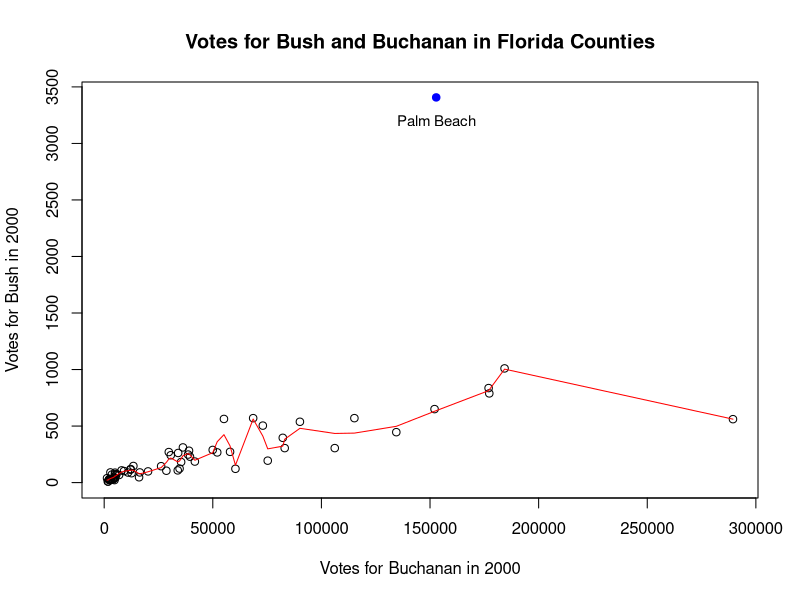

Write R code to recreate this figure. (Note: this script raises an error after producing the figure.)
setwd("/Users/Veeksha/Desktop/github")
election<-read.csv(file="Election.csv", header = TRUE)

dim(election)
head(election)
colnames(election)
summary(election)

# Scatterplot of votes for Buchanan vs Bush in all the counties in Florida
election2<-election[election$County!="Palm Beach",]
plot(election2$Bush2000, election2$Buchanan2000,
     xlab = "Votes for Buchanan in 2000",
     ylab = "Votes for Bush in 2000",
     main="Votes for Bush and Buchanan in Florida Counties",
     ylim = c(0,max(election$Buchanan2000[election$County=="Palm Beach"])))
#red spline
spline1<-smooth.spline(election2$Bush2000, election2$Buchanan2000)
points(spline1$x, spline1$y, type='l',col="red")
#palm beach point
points(election$Bush2000[election$County=="Palm Beach"], election$Buchanan2000[election$County=="Palm Beach"],pch=19, 
col="blue", text(x=153000, y=3200 , labels="Palm Beach", cex=.9))
   
colnames(election)


# Discussing race as a variable to investigate. 
whiteratio= election$white /election$Pop2000
#spline
predict(spline1, election$Bush2000[election$County=="Palm Beach"])
#tree
library(party)
tree<-ctree(election2$Buchanan2000~election2$white)
plot(tree)

#reg
predict(reg, interval="prediction", election$Bush2000[election$County=="Palm Beach"])

election<-election[order(election$Bush2000),]
lm<-lm(log(Buchanan2000)~log(Bush2000), data=election2)
summary(lm)

predictionbands<-predict(lm, new=election, interval = "prediction")
plot(log(election$Bush2000), log(election$Buchanan2000),
     xlab = "Votes for Buchanan in 2000",
     ylab = "Votes for Bush in 2000",
     main="Prediction of Votes for Bush and Buchanan in Florida Counties")
points(log(election$Bush2000), predictionbands[,2], type="l")
points(log(election$Bush2000), predictionbands[,3], type="l")
